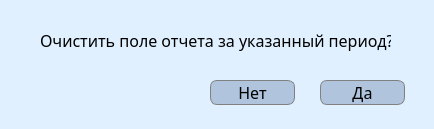
<?xml version="1.0" encoding="UTF-8"?>
<ui version="4.0">
 <class>Dialog</class>
 <widget class="QDialog" name="Dialog">
  <property name="geometry">
   <rect>
    <x>0</x>
    <y>0</y>
    <width>434</width>
    <height>129</height>
   </rect>
  </property>
  <property name="minimumSize">
   <size>
    <width>434</width>
    <height>129</height>
   </size>
  </property>
  <property name="maximumSize">
   <size>
    <width>434</width>
    <height>129</height>
   </size>
  </property>
  <property name="windowTitle">
   <string>Предупреждение!</string>
  </property>
  <property name="styleSheet">
   <string notr="true">#Dialog {
background-color: #e0f0ff
}</string>
  </property>
  <widget class="QLabel" name="label">
   <property name="geometry">
    <rect>
     <x>40</x>
     <y>20</y>
     <width>351</width>
     <height>41</height>
    </rect>
   </property>
   <property name="styleSheet">
    <string notr="true">#label {
font-family: Avenir Next;
font-size: 16px;
}</string>
   </property>
   <property name="text">
    <string>Очистить поле отчета за указанный период?</string>
   </property>
  </widget>
  <widget class="QPushButton" name="pushButton_2">
   <property name="geometry">
    <rect>
     <x>320</x>
     <y>80</y>
     <width>85</width>
     <height>25</height>
    </rect>
   </property>
   <property name="styleSheet">
    <string notr="true">#pushButton_2 {
background-color: #b0c4de;
border-radius:7%;
border: 1px solid grey;
font-family: Avenir Next;
font-size: 16px;
}

#pushButton_2:hover {
background-color: #cf7373
}</string>
   </property>
   <property name="text">
    <string>Да</string>
   </property>
  </widget>
  <widget class="QPushButton" name="pushButton">
   <property name="geometry">
    <rect>
     <x>210</x>
     <y>80</y>
     <width>85</width>
     <height>25</height>
    </rect>
   </property>
   <property name="styleSheet">
    <string notr="true">#pushButton {
background-color: #b0c4de;
border-radius:7%;
border: 1px solid grey;
font-family: Avenir Next;
font-size: 16px;
}

#pushButton:hover {
background-color: #9db1cc
}</string>
   </property>
   <property name="text">
    <string>Нет</string>
   </property>
  </widget>
 </widget>
 <resources/>
 <connections/>
</ui>
